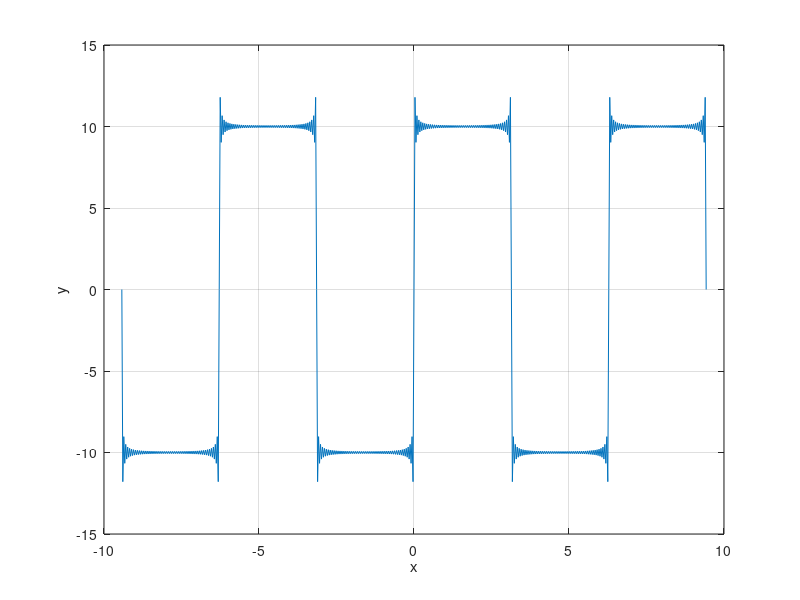

MATLAB code for this plot:
%% ME 3001 - Mechanical Engineeing Analysis
%
% Tristan Hill - 7/28/2014 - modified from Dr. Han
%
% Fourier Series Approximation of Square Tooth Wave
%% 

clear all
close all
clc

x=-3*pi:0.01*pi:3*pi;
sum=0; %initialize the sum

%calculate the Sigma Series part of the function
n=100;
    
for i=1:n
    sum=sum+(1-cos(i*pi))*sin(i*x)/i;
end

B=10;
f=sum*2*B/pi; %multiply by bn 

plot(x,f)
grid on
xlabel('x')
ylabel('y')
